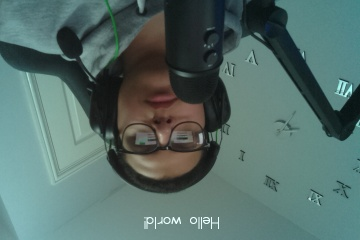
#> input picture Learning/OpenCV/Assets/Edited Image.jpg, 360 x 240 px, given in place of the camera
$ python 'OpenCV 5.py'
#> lines starting #> are read from the running program, lines starting #| are printed output that depends on the picture; after the words box and inside, x2 and y2 are one past the last pixel; in counts of white or black regions, pixels touching at a corner belong together
import numpy as np
import cv2

CAM = cv2.VideoCapture(2)

while True:
    RET, FRAME = CAM.read()
#> FRAME is the input picture: shape (240, 360, 3); mean B, G, R 105.1, 109.6, 84.9
    WIDTH = int(CAM.get(3))
    HEIGHT = int(CAM.get(4))

    # Converts BGR image to HSV
    HSV = cv2.cvtColor(FRAME, cv2.COLOR_BGR2HSV)
#> HSV: shape (240, 360, 3); mean H, S, V 77.6, 70.7, 111.9
    # Defines boundaries of the color blue
    LOWER_BLUE = np.array([90, 50, 50])
    UPPER_BLUE = np.array([130, 255, 255])

    # Produces a mask with only the colour blue
    mask = cv2.inRange(HSV, LOWER_BLUE, UPPER_BLUE)
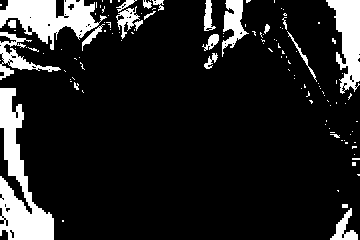
#> mask: shape (240, 360); 13.6% white; 121 white regions (99 under 20 px), largest, box (x1, y1, x2, y2) and area: (0, 88, 54, 240) 3602, (0, 0, 107, 50) 2623, (326, 0, 360, 94) 1823
    # Converts any pixels outside the blue boundaries of black
    result = cv2.bitwise_and(FRAME, FRAME, mask=mask)
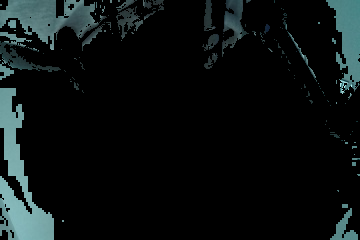
#> result: shape (240, 360, 3); mean B, G, R 17.1, 16.9, 11.7

    cv2.imshow("Live Capture", result)

    if cv2.waitKey(1) == ord("q"):
#> (key q is pressed here)
        break

CAM.release()
cv2.destroyAllWindows

$ run again, on Learning/OpenCV/Assets/Edited Chessboard.jpg
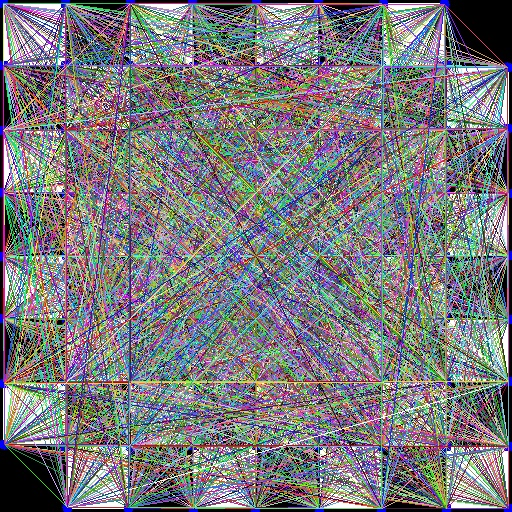
#> input picture Learning/OpenCV/Assets/Edited Chessboard.jpg, 512 x 512 px, given in place of the camera
#> FRAME is the input picture: shape (512, 512, 3); mean B, G, R 124.7, 121.1, 121.7
#> HSV: shape (512, 512, 3); mean H, S, V 90.3, 103.3, 147.4
#> `mask = cv2.inRange(HSV, LOWER_BLUE, UPPER_BLUE)`:
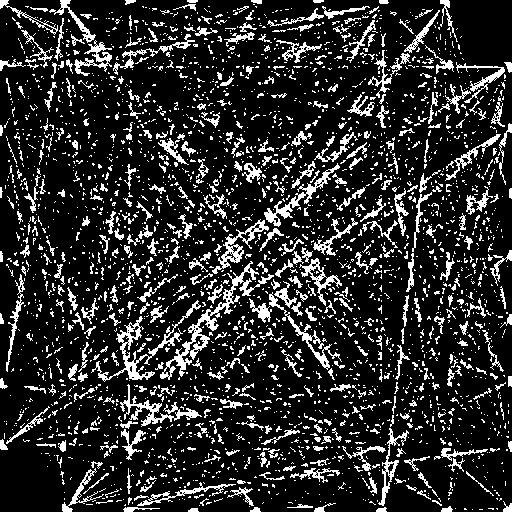
#> mask: shape (512, 512); 17.2% white in thin lines or dots
#> `result = cv2.bitwise_and(FRAME, FRAME, mask=mask)`:
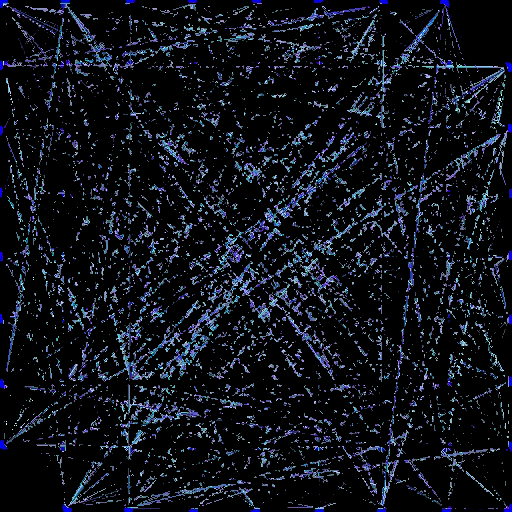
#> result: shape (512, 512, 3); mean B, G, R 26, 18.5, 15.2

$ run again, on Learning/OpenCV/Assets/Football Practice.jpg
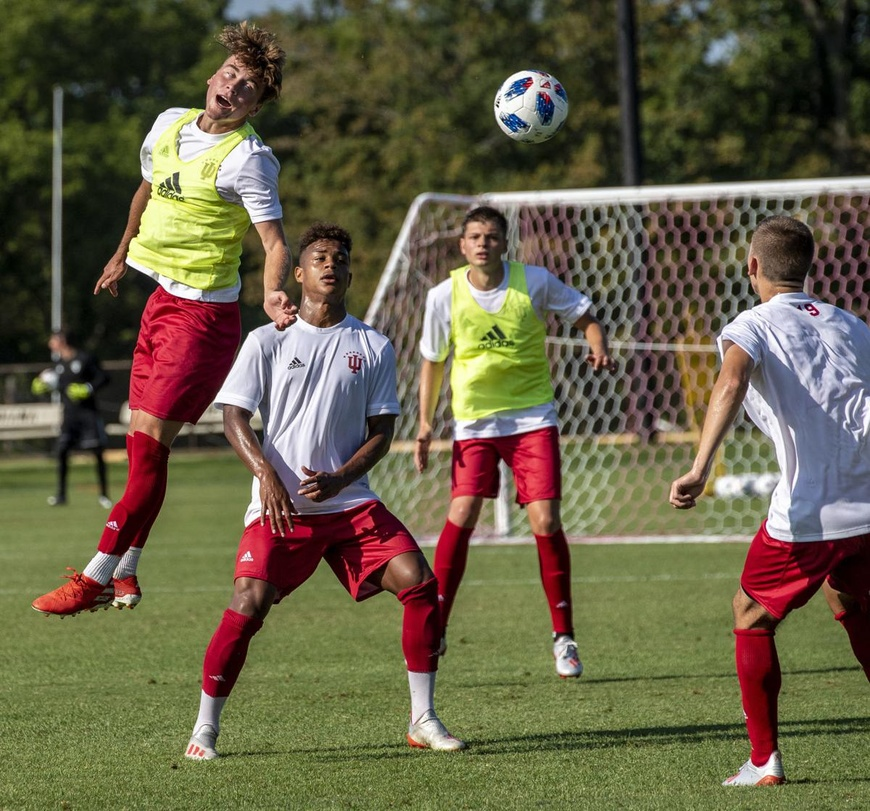
#> input picture Learning/OpenCV/Assets/Football Practice.jpg, 870 x 811 px, shrunk from 1200 x 1119 before the run, given in place of the camera
#> FRAME is the input picture: shape (811, 870, 3); mean B, G, R 70.9, 96, 102.6
#> HSV: shape (811, 870, 3); mean H, S, V 53.8, 108.8, 109.8
#> `mask = cv2.inRange(HSV, LOWER_BLUE, UPPER_BLUE)`:
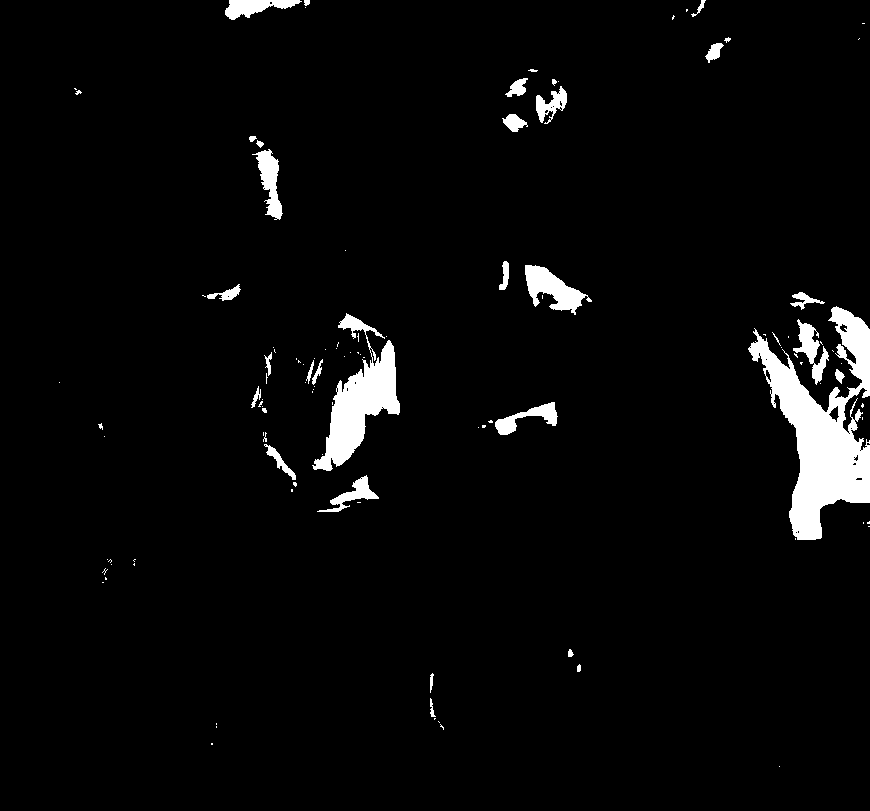
#> mask: shape (811, 870); 3.7% white; 112 white regions (78 under 20 px), largest, box (x1, y1, x2, y2) and area: (748, 306, 870, 540) 11723, (312, 313, 400, 471) 5165, (525, 265, 592, 315) 1525
#> `result = cv2.bitwise_and(FRAME, FRAME, mask=mask)`:
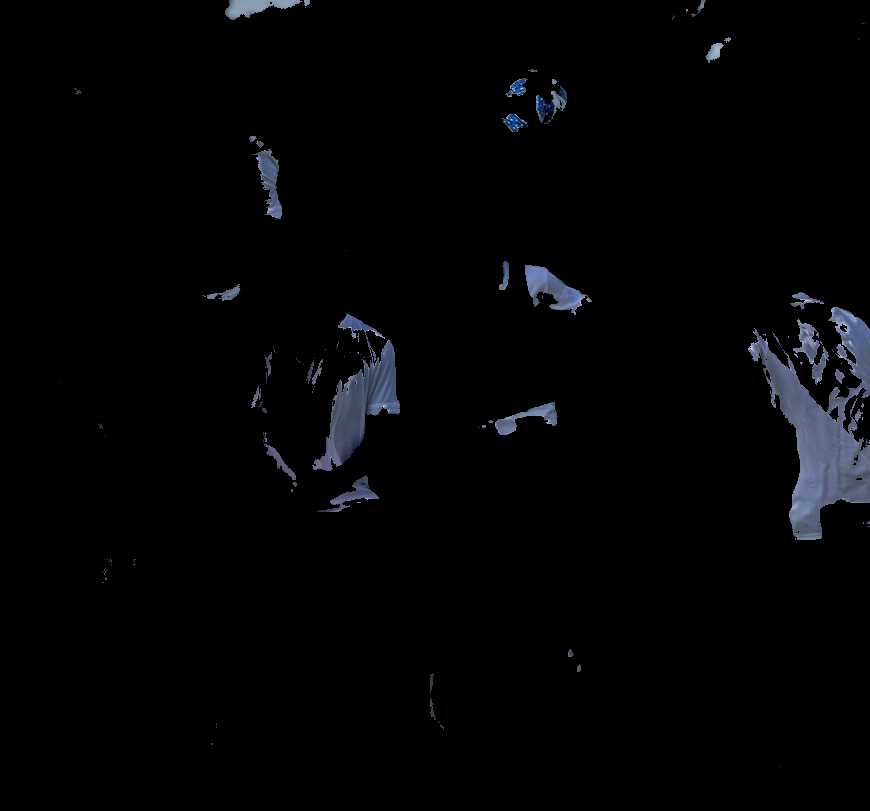
#> result: shape (811, 870, 3); mean B, G, R 4.8, 3.8, 3.4
